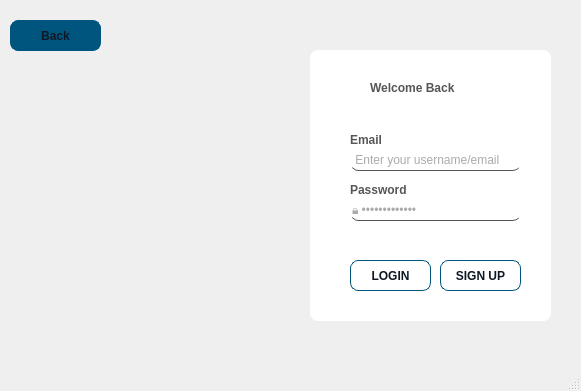
<?xml version="1.0" encoding="UTF-8"?>
<ui version="4.0">
 <class>MainWindow</class>
 <widget class="QMainWindow" name="MainWindow">
  <property name="geometry">
   <rect>
    <x>0</x>
    <y>0</y>
    <width>581</width>
    <height>391</height>
   </rect>
  </property>
  <property name="windowTitle">
   <string>🔒Login Page</string>
  </property>
  <property name="styleSheet">
   <string notr="true">QMainWindow { 
	border-image: url(GUI_Elements/bg image.png);
}
QLabel {
  color: #464d55;
  font-weight: 600;
}
QLabel#heading {
  color: #0f1925;
  font-size: 18px;
  margin-bottom: 10px;
}

QLabel#subheading {
  color: #0f1925;
  font-size: 12px;
  font-weight: normal;
  margin-bottom: 10px;
}
QLineEdit {
  background: transparent;
  color: rgb(86, 86, 86);
  border-bottom: 1px solid rgb(86, 86, 86);
}

QPushButton {
  background-color: #00557f;
  color: #0f1925;
  font-weight: 600;
  border-radius: 8px;
  border: 1px solid #00557f;
  padding: 5px 15px;
  margin-top: 10px;
  outline: 0px;
}
QPushButton:hover,
QPushButton:focus {
  background-color: #85E3D9;
  border: 3px solid #85E3D9;
}
</string>
  </property>
  <widget class="QWidget" name="centralwidget">
   <widget class="QFrame" name="frame">
    <property name="geometry">
     <rect>
      <x>310</x>
      <y>50</y>
      <width>241</width>
      <height>271</height>
     </rect>
    </property>
    <property name="styleSheet">
     <string notr="true">background-color: rgb(255, 255, 255);
border-radius: 8px;</string>
    </property>
    <property name="frameShape">
     <enum>QFrame::StyledPanel</enum>
    </property>
    <property name="frameShadow">
     <enum>QFrame::Raised</enum>
    </property>
    <widget class="QLabel" name="label_3">
     <property name="geometry">
      <rect>
       <x>60</x>
       <y>30</y>
       <width>151</width>
       <height>16</height>
      </rect>
     </property>
     <property name="styleSheet">
      <string notr="true">font: 75 16pt &quot;MS Shell Dlg 2&quot;;

color: rgb(86, 86, 86);</string>
     </property>
     <property name="text">
      <string>Welcome Back</string>
     </property>
    </widget>
    <widget class="QLineEdit" name="studentEmail">
     <property name="geometry">
      <rect>
       <x>40</x>
       <y>100</y>
       <width>171</width>
       <height>21</height>
      </rect>
     </property>
     <property name="styleSheet">
      <string notr="true">background:transparent;</string>
     </property>
     <property name="text">
      <string/>
     </property>
     <property name="placeholderText">
      <string> Enter your username/email</string>
     </property>
    </widget>
    <widget class="QLineEdit" name="studentPassword">
     <property name="geometry">
      <rect>
       <x>40</x>
       <y>150</y>
       <width>171</width>
       <height>21</height>
      </rect>
     </property>
     <property name="styleSheet">
      <string notr="true">background:transparent;</string>
     </property>
     <property name="text">
      <string/>
     </property>
     <property name="echoMode">
      <enum>QLineEdit::Password</enum>
     </property>
     <property name="placeholderText">
      <string>🔒 •••••••••••••</string>
     </property>
    </widget>
    <widget class="QLabel" name="label_4">
     <property name="geometry">
      <rect>
       <x>40</x>
       <y>80</y>
       <width>121</width>
       <height>20</height>
      </rect>
     </property>
     <property name="styleSheet">
      <string notr="true">font: 75 8pt &quot;MS Shell Dlg 2&quot;;
color: rgb(86, 86, 86);</string>
     </property>
     <property name="text">
      <string>Email</string>
     </property>
    </widget>
    <widget class="QLabel" name="label_5">
     <property name="geometry">
      <rect>
       <x>40</x>
       <y>130</y>
       <width>121</width>
       <height>20</height>
      </rect>
     </property>
     <property name="styleSheet">
      <string notr="true">font: 75 8pt &quot;MS Shell Dlg 2&quot;;
color: rgb(86, 86, 86);</string>
     </property>
     <property name="text">
      <string>Password</string>
     </property>
    </widget>
    <widget class="QPushButton" name="studentLoginbutton">
     <property name="geometry">
      <rect>
       <x>40</x>
       <y>200</y>
       <width>81</width>
       <height>41</height>
      </rect>
     </property>
     <property name="styleSheet">
      <string notr="true">QPushButton:hover,
QPushButton:focus {
	
  color: rgb(255, 255, 255);
  background-color: #85E3D9;
  border: 3px solid #85E3D9;
}</string>
     </property>
     <property name="text">
      <string>LOGIN</string>
     </property>
    </widget>
    <widget class="QPushButton" name="studentSignUpButton">
     <property name="geometry">
      <rect>
       <x>130</x>
       <y>200</y>
       <width>81</width>
       <height>41</height>
      </rect>
     </property>
     <property name="styleSheet">
      <string notr="true">QPushButton:hover,
QPushButton:focus {
	
  color: rgb(255, 255, 255);
  background-color: #85E3D9;
  border: 3px solid #85E3D9;
}</string>
     </property>
     <property name="text">
      <string>SIGN UP</string>
     </property>
    </widget>
   </widget>
   <widget class="QLabel" name="label_8">
    <property name="geometry">
     <rect>
      <x>310</x>
      <y>50</y>
      <width>51</width>
      <height>51</height>
     </rect>
    </property>
    <property name="styleSheet">
     <string notr="true">
image: url(GUI_Elements/DB Project.png);</string>
    </property>
    <property name="text">
     <string/>
    </property>
   </widget>
   <widget class="QLabel" name="label_9">
    <property name="geometry">
     <rect>
      <x>470</x>
      <y>0</y>
      <width>181</width>
      <height>181</height>
     </rect>
    </property>
    <property name="styleSheet">
     <string notr="true">image: url(GUI_Elements/2.png);</string>
    </property>
    <property name="text">
     <string/>
    </property>
   </widget>
   <widget class="QLabel" name="label">
    <property name="geometry">
     <rect>
      <x>-50</x>
      <y>-10</y>
      <width>371</width>
      <height>301</height>
     </rect>
    </property>
    <property name="styleSheet">
     <string notr="true">image: url(GUI_Elements/5.png);</string>
    </property>
    <property name="text">
     <string/>
    </property>
   </widget>
   <widget class="QLabel" name="label_2">
    <property name="geometry">
     <rect>
      <x>-20</x>
      <y>10</y>
      <width>351</width>
      <height>341</height>
     </rect>
    </property>
    <property name="styleSheet">
     <string notr="true">image: url(GUI_Elements/login.png);</string>
    </property>
    <property name="text">
     <string/>
    </property>
   </widget>
   <widget class="QPushButton" name="backbutton">
    <property name="geometry">
     <rect>
      <x>10</x>
      <y>10</y>
      <width>91</width>
      <height>41</height>
     </rect>
    </property>
    <property name="styleSheet">
     <string notr="true">QPushButton:hover,
QPushButton:focus {
	
  color: rgb(255, 255, 255);
  background-color: #85E3D9;
  border: 3px solid #85E3D9;
}</string>
    </property>
    <property name="text">
     <string>Back</string>
    </property>
   </widget>
  </widget>
  <widget class="QMenuBar" name="menubar">
   <property name="geometry">
    <rect>
     <x>0</x>
     <y>0</y>
     <width>581</width>
     <height>18</height>
    </rect>
   </property>
  </widget>
  <widget class="QStatusBar" name="statusbar"/>
 </widget>
 <resources>
  <include location="GUI Elements/StudentLogin.qrc"/>
 </resources>
 <connections/>
</ui>
